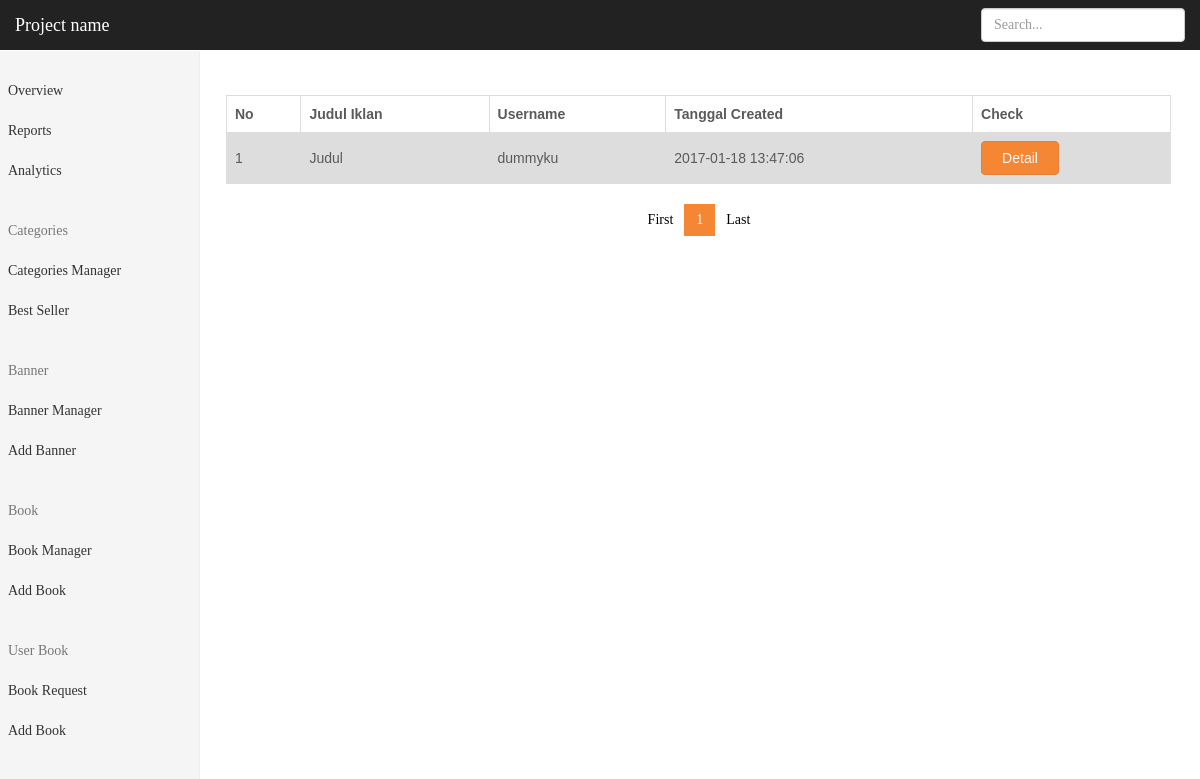
Screenshot of /index.php/super/userbook/userbookrequest with the database file from the repository.
### tables this page shows
CREATE TABLE `user_book` (
  `id_u_b` int(11) NOT NULL,
  `id_b_source` int(11) NOT NULL DEFAULT '0',
  `price_sell_u_b` int(11) DEFAULT NULL,
  `price_point` int(11) DEFAULT '0',
  `price_rent_u_b` int(11) DEFAULT NULL,
  `type_u_b` int(50) DEFAULT NULL,
  `sell_u_b` tinyint(1) DEFAULT NULL,
  `barter_u_b` tinyint(1) DEFAULT NULL,
  `rent_u_b` tinyint(1) NOT NULL,
  `description_u_b` varchar(300) DEFAULT NULL,
  `id_u_owner` int(11) DEFAULT NULL,
  `stock_u_b` int(11) DEFAULT NULL,
  `main_image_u_b` int(11) DEFAULT NULL,
  `title_u_b` varchar(100) NOT NULL,
  `berat_u_b` int(11) NOT NULL,
  `slug_title_u_b` varchar(500) NOT NULL,
  `tahun_beli_u_b` year(4) NOT NULL,
  `active` int(2) DEFAULT '2' COMMENT '0 rejected 1 show 2 waiting',
  `activated_by` varchar(12) DEFAULT NULL,
  `created_at` timestamp NULL DEFAULT NULL,
  `updated_at` timestamp NULL DEFAULT NULL,
  `rejected_reason` int(3) DEFAULT NULL,
  `activated_at` timestamp NULL DEFAULT NULL,
  `views_ub` int(11) NOT NULL DEFAULT '0'
);

CREATE TABLE `user` (
  `id_u` int(11) NOT NULL,
  `username_u` varchar(50) DEFAULT NULL,
  `email_u` varchar(100) DEFAULT NULL,
  `password_u` varchar(255) DEFAULT NULL,
  `firstname_u` varchar(255) DEFAULT NULL,
  `lastname_u` varchar(100) DEFAULT NULL,
  `date_of_birth_u` date DEFAULT NULL,
  `phone_number_u` varchar(15) DEFAULT NULL,
  `address_u` varchar(150) DEFAULT '-',
  `city_u` int(6) DEFAULT NULL,
  `province_u` int(6) DEFAULT NULL,
  `total_review_u` int(11) DEFAULT '0',
  `bio_u` varchar(200) DEFAULT NULL,
  `photo_profile_u` varchar(150) DEFAULT 'assets/img/default/profile-pict.png',
  `photo_cover_u` varchar(150) DEFAULT '0',
  `point` int(11) DEFAULT '0',
  `money` int(11) DEFAULT '0',
  `line_u` varchar(32) NOT NULL DEFAULT '-',
  `whatsapp_u` varchar(15) NOT NULL DEFAULT '-',
  `created_at` timestamp NULL DEFAULT NULL,
  `last_login` timestamp NULL DEFAULT NULL,
  `views_u` int(11) NOT NULL DEFAULT '0',
  `last_update` timestamp NULL DEFAULT CURRENT_TIMESTAMP
);

### application/controllers/super/UserBook.php (called while the page is built, shortened)
<?php
class UserBook extends CI_Controller {
	public function __construct()
	{
		$this->load->library('session');
		$this->load->library('fixstring');
		$this->load->helper('url');
		$this->load->library('form_validation');
		$this->load->helper(array('form', 'url'));
		$this->load->model('super/M_UserBook');
	}
	public function userbookrequest()
	{
		if($this->input->get('page')!=null)
		{
			$page = $this->input->get('page');
		}
		else $page=1;
		$limit=20;
		$offset = ($page-1)*$limit;
		$data['page_now']=$page;
		$data['header']=$this->load->view('super/parts/header','',true);
		$data['navbar']=$this->load->view('super/parts/navbar','',true);
		$data['sidebar']=$this->load->view('super/parts/sidebar','',true);
		$data['footer']=$this->load->view('super/parts/footer','',true);
		$data['book'] = $this->M_UserBook->getRequestUserBook($limit, $offset);
		$count_books = $this->M_UserBook->countAllRequestBook();
		$data['page_total'] = ceil($count_books/$limit);
		$this->load->view('super/userbook/request_book',$data);
	}
}
?>

### index.php (called while the page is built, shortened)
<?php
require_once BASEPATH.'core/CodeIgniter.php';

### application/models/super/M_UserBook.php (called while the page is built, shortened)
<?php
  Class M_UserBook extends CI_Model
  {
	public function getRequestUserBook($limit, $offset)
	{
		$change = $this->db->query
		("
			SELECT * FROM user_book, user
			WHERE  user_book.active = 2 AND user_book.id_u_owner  = user.id_u
			ORDER BY id_u_b desc
			LIMIT ".$limit."
			OFFSET ".$offset."
		");
		$result = $change->result();
		return $result;
	}
  }
 ?>

### application/views/super/userbook/request_book.php (the view, shortened to what this page needs)
<!DOCTYPE html>
<html lang="en">
	<head>
		<?php echo $header ?>
		<link href="<?php echo base_url()?>assets/css/admin/dashboard.css" rel="stylesheet">
		<link rel="stylesheet" href="<?php echo base_url()?>assets/css/dapatbuku.css">
		<link href="<?php echo base_url()?>assets/css/admin/book.css" rel="stylesheet">
	</head>
	<body>
	<?php echo $navbar?>
    <div class="container-fluid ">
		<div class="row">
		<?php echo $sidebar?>
			<div class="col-sm-9 col-sm-offset-3 col-md-10 col-md-offset-2 main">
				<div class="col-md-12">
					<div class="row">
					<table>
					  <tr>
					    <th>No</th>
					    <th>Judul Iklan</th>
					    <th>Username</th>
					    <th>Tanggal Created</th>
					    <th>Check</th>
					  </tr>
					<?php for ($i=0;$i<count($book);$i++){ ?>
					<tr>
					  	<td><?php echo $i+1 ?></td>
					  	<td><?php echo $book[$i]->title_u_b?></td>
					  	<td><?php echo $book[$i]->username_u?></td>
					  	<td><?php echo $book[$i]->created_at?></td>
					  	<td>
					  		<a href="<?php echo base_url()?>super/userbook/detail/<?php echo $book[$i]->slug_title_u_b?>">
					  		<button type="button" class="btn btn-primary">Detail</button>
					  		</a>
					  	</td>
					</tr>
					<?php } ?>
					</table>
						<div class="col-md-12">
							<nav aria-label="Page navigation">
							<div class="text-center">
							 	<ul class="pagination">
								<li><a href="<?php echo base_url()?>super/userbook/userbookrequest?page=1">First</a></li>
									<?php for($i=1;$i<=$page_total;$i++){
										if($i<=$page_now+2 && $i >= $page_now - 2 && $i >= 1 && $i<=$page_total){
									?>
										<li <?php if($i == $page_now) echo 'class="active"' ?>  >
											<a href="<?php echo base_url()?>super/userbook/userbookrequest?
											page=<?php echo $i?>
											">
											<?php echo $i ?><span class="sr-only">(current)</span></a></li>
									<?php }} ?>
									<li><a href="<?php echo base_url()?>super/userbook/userbookrequest?page=<?php echo $page_total?>">Last</a></li>
							  	</ul>
							</div>
							</nav>
						</div>
					</div>
				</div>
			</div>
		</div>
    </div>
	</body>
</html>

### assets/css/admin/dashboard.css (style rules this page uses)
body { padding-top: 50px; }
.main { padding: 20px; }
@media (min-width: 768px) { .main { padding-right: 40px; padding-left: 40px; } }

### assets/css/dapatbuku.css (style rules this page uses)
body { padding-top:75px; }
.col-xs-1, .col-sm-1, .col-md-1, .col-lg-1, .col-xs-2, .col-sm-2, .col-md-2, .col-lg-2, .col-xs-3, .col-sm-3, .col-md-3, .col-lg-3, .col-xs-4, .col-sm-4, .col-md-4, .col-lg-4, .col-xs-5, .col-sm-5, .col-md-5, .col-lg-5, .col-xs-6, .col-sm-6, .col-md-6, .col-lg-6, .col-xs-7, .col-sm-7, .col-md-7, .col-lg-7, .col-xs-8, .col-sm-8, .col-md-8, .col-lg-8, .col-xs-9, .col-sm-9, .col-md-9, .col-lg-9, .col-xs-10, .col-sm-10, .col-md-10, .col-lg-10, .col-xs-11, .col-sm-11, .col-md-11, .col-lg-11, .col-xs-12, .col-sm-12, .col-md-12, .col-lg-12 { padding-right: 7px; padding-left: 8px; }
body { font-family: SourceSansPro; color: #5a5a5a; background-color:#f5f8fa; }
.btn-primary { color: #fff; background-color: #F58634; border-color: #E68037; padding-left:20px; padding-right:20px; }
a { text-decoration: none; color:#333; }
.text-center { text-align:center; }
.pagination > li > a, .pagination > li > span { color:black; background-color:white; border: none; }
.pagination > .active > a, .pagination > .active > span, .pagination > .active > a:hover, .pagination > .active > span:hover, .pagination > .active > a:focus, .pagination > .active > span:focus { color:white; background-color:#F58634; }

### assets/css/admin/book.css (style rules this page uses)
.row { margin:0; }

### application/views/super/parts/header.php (style rules this page uses)
body { background-color:white!important; }

### application/views/super/userbook/request_book.php (style rules this page uses)
table { font-family: arial, sans-serif; border-collapse: collapse; width: 100%; }
td, th { border: 1px solid #dddddd; text-align: left; padding: 8px; }
tr:nth-child(even) { background-color: #dddddd; }

### rows the page displays
user_book: title_u_b "Judul", id_u_owner.username_u "dummyku", id_u_owner.created_at "2017-01-18 13:47:06"
